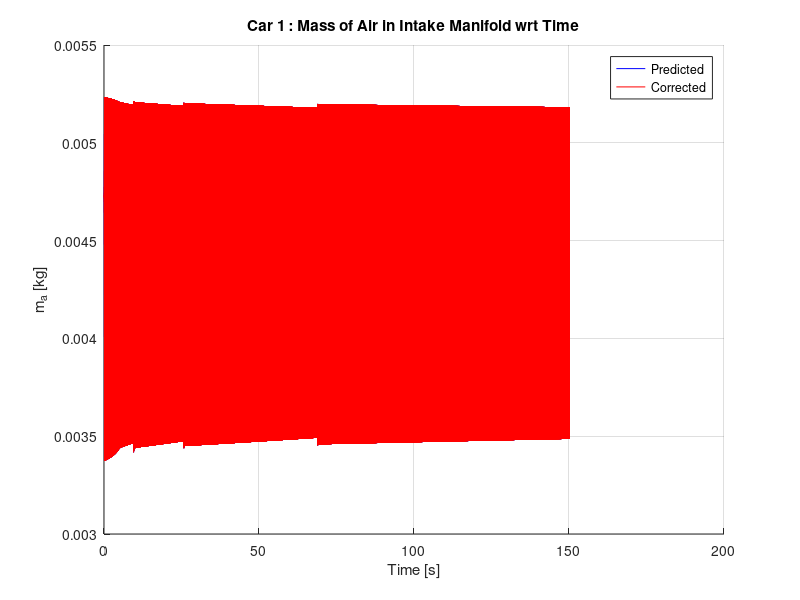
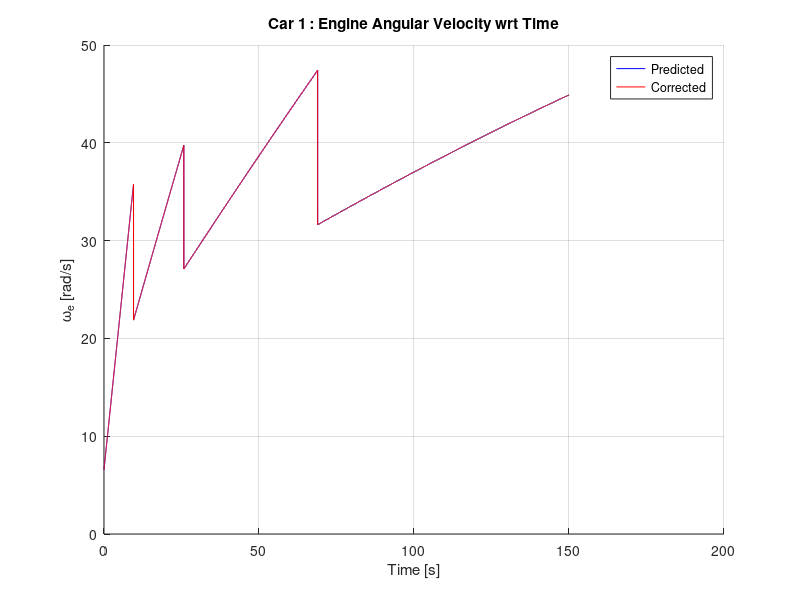

MATLAB code for these plots, in order:
% Ashil Farahmand
% Recursive Iterated EKF using Modified UCB Engine Model

% Goals
% - calculate time to cross
% - down-weight following cars
% - ensure car is centered in new lane after turn
% ------------------------------------------------------------------------
% Issues with current implementation
% - Assume instantaneous pressure on controls
% - Only works with one type of car(internal characteristics of cars are identical) this constraint can easily be relaxed

tic; clc; clear; format long;

output_period = 1*10^3;            % Interval to sample integrated functions
KF_iterations = 5*10^4;                % Number of iterations for KF
integration_iterations = 1;              % Number of integrations per each KF_iteration
T = 3*10^-3;  num_of_cars = 1;

auto_transmission = logical(1);                      % 0 = (diagnostic)Manual, 1= Automatic
noise = logical(0);                                             % 0 = (diagnostic)None, 1 = White, 2 = Colored
rough = logical(0);                                            % 0 = random noise, x = noise multiplied by value of rough alternates :/- each iteration
run_optimization = logical([0; 0]);                 % 0 = (diagnostic) Do not change inputs, 1 = change inputs according to cost function
max_corrections = 1*10^4;                             % Prevents infinite loop in correction
e_correction = 10^-6;                                       % Allowable Correction Error

mode_output = [0, 0, 0, 0, 0,    0, 0, 0, 1, 1,    0, 0];
%mode_output = ones(11);

% Output Modes
% -----------------------------------------------------
% Index   |   Property
% 1              throttle angle
% 2                brake angle
% 3           steering direction
% 4            position (x2 vs. x1)
% 5            position (x vs. t)
% 6                  v_mph
% 7                  v_m/s
% 8          distance b/w cars
% 9                     ma
% 10                   we
% 11                   Tb
% 12                  gear

w = zeros(5*num_of_cars, 1); e = zeros(5*num_of_cars, 1); z = zeros(5*num_of_cars, 1); Fx = zeros(5*num_of_cars, 5*num_of_cars);

nominal_controls = zeros(3*num_of_cars);                                     % Control Vector during one KF iteration
predictions = zeros(5*num_of_cars, integration_iterations + 1);   % Holds the predictions during integration
corrections = zeros(5*num_of_cars, 2);                                             % Holds the corrected states when iterating the correction step (holds previous and next corrections)

predicted_states = zeros(5*num_of_cars, KF_iterations); corrected_states = zeros(5*num_of_cars, KF_iterations); gear_ratios = zeros(num_of_cars, KF_iterations);
predicted_opt_states = zeros(4*num_of_cars, KF_iterations);

% Topology Parameters
speed_limits = [22; 50; 10];            % Speed limits (left turn, straight, right turn)
lane_width = 3.5; line_separation = .1;

% Used by cost function
iteration_to_start_optimization = 10;                                % KF_iteration to start optimization
safe_distance = [2; 2];                                                            % Safe distance to maintain around each respective vehicle
safety_margin = 0;                                                                 % Additional distance to maintain between vehicles
direction = [0; 0];                                                                   % 1 - Left turn, 2 - Straight, 3 - Right turn
order = zeros(num_of_cars, 1);                                           % Order of cars going through the intersection
steady_speed_t_angles = [6.91049; 11.77215; 3.52779];    % Throttle angles to maintain a steady speed at the speed limit
acc_profile = [0.4620; 0.2734; 0.1770; 0.09442; .08650];     % Acceleration values for different velocity ranges
braking_distances = [0; 0];                                                    % Distance from intersection to begin braking in preparation for turn
target_speed = speed_limits(2);                                           % Used in optimization to signal a necessary acceleration or brake
brake_decel_rates = [-2.037; -4];                                           % Steady state deceleration at corresponding brake angle
brake_decel_angles = [19; 38];                                              % Brake angles to achieve corresponding brake decel rates
steering_angle_increment = [ (90*T*4*speed_limits(1)*1609.344)/(3*pi*lane_width*3600); (90*T*4*speed_limits(3)*1609.344)/(pi*lane_width*3600) ];

% Assign Initial Conditions
K = I(5*num_of_cars); G = I(5*num_of_cars); Q = I(5*num_of_cars);
q = [.01; .01; 10^-10; .01; 100]; % Covariances of process and observation noise
for i = 1:num_of_cars    Q(5*i - 4, 5*i - 4) =  q(1);    Q(5*i - 3, 5*i - 3) = q(2);    Q(5*i - 2, 5*i - 2) = q(3);    Q(5*i - 1, 5*i - 1) = q(4);    Q(5*i - 0, 5*i - 0) = q(5); end
sigma = Q; Rk = Q;

delta_t = T/integration_iterations;                           % One KF_interval time is integration_iterations*delta_t = T
k = zeros(4, 5*num_of_cars);                                    % RK4 variables; one col/SV
RK_states = zeros(5*num_of_cars, 1);                     % state vector
u = zeros(3*num_of_cars, KF_iterations);               % control vector
Jtg_current = zeros(num_of_cars, 1);
MAX = 0.684; R = 8.3145; Tm = 333; Mair = .02897; Vm = .00447; Patm = 101325; c_PR = (R*Tm)/(Patm*Mair*Vm);
Ve = .0049; c_1 = Ve/(4*pi*Vm);
normal_shift_speeds = [0; 7; 15; 25; 45];      % Speed to shift
fast_shift_speeds = [11; 20; 35; 55];              % Speeds to shift under max acceleration
Rg = [0.4167; 0.6817; 1; 1.4993; 2.3058];
c_2 = 1018686; Ca = 0.53384; h = 0.33; Fr = 167.27; Je = 0.2630; Jtg = [0.08202; 0.07592; 0.11388; 0.13150]; Jw = 5.13; M = 2148; Kb = 300; Tau_bv = 0.1;

% Pre-Processing

% Assign braking distances
x = ( (speed_limits(2) - speed_limits(1:2:3))*(1609.344/3600))/(-brake_decel_rates(2));
braking_distances = -.5*brake_decel_rates(2)*x.^2 + speed_limits(1:2:3)*(1609.344/3600).*x + lane_width;

% Car 1
car = 1;
direction(car) = 1;
gear_ratios(car, 1) = Rg(1);
predictions(5*car - 4, 1) = -1000;
predictions(5*car - 3, 1) = -lane_width/2;
predictions(5*car - 2, 1) = 0.00472741455026;
predictions(5*car - 1, 1) = 6.56588430051625;
u(3*car - 2, 1:KF_iterations) = 85;
%u(3*car - 2, 1:iteration_to_start_optimization) = 11.77215;
u(3*car - 0, 1:KF_iterations) = 0;

% Car 2
car = 2;
if(num_of_cars > 1)
direction(car) = 1;
gear_ratios(car, 1) = Rg(5);
predictions(5*car - 4, 1) = -lane_width/2;
predictions(5*car - 3, 1) = 200;
predictions(5*car - 2, 1) = .0034558;
predictions(5*car - 1, 1) = 45 * (1609.344/3600) * (1/(h*gear_ratios(car, 1)) );
u(3*car - 2, 1:iteration_to_start_optimization) = 11.77215;
u(3*car - 0, 1:KF_iterations) = 270;
end

predicted_states(:, 1) = predictions(:, 1); corrected_states(:, 1) = predictions(:, 1);

% Begin to iterate (index 1 holds the ICs)
for KF_interval = 1:KF_iterations    
    
    % Run Optimization
    if((sum(run_optimization) > 0) & (KF_interval > iteration_to_start_optimization))       % At least one car needs to be optimized then true
        ETA = zeros(num_of_cars, 1);
        
        % Find ETA of each car based on current states (Cost Function)
        for i = 1:num_of_cars
            d = max( abs(corrected_states(5*i - 4, KF_interval)), abs(corrected_states(5*i - 3, KF_interval)) ) - lane_width - safe_distance(i);
            
            % Too close for changing plans (ETA < 0 then no change of control vars)
            if(d < braking_distances(ceil(direction(i)*.6)))                ETA(i) = -i;                run_optimization(i) = 0;
            elseif(direction(i) == 1)
                k(1) = ( max( abs(corrected_states(5*i - 4, KF_interval)), abs(corrected_states(5*i - 3, KF_interval)) ) - safe_distance(i) - braking_distances(1))/(corrected_states(5*i - 1, KF_interval)*h*gear_ratios(i, KF_interval));
                k(2) = (braking_distances(1) - lane_width)/((speed_limits(2)/2 - speed_limits(1)/2)*1609.344/3600);
                k(3) = (3*lane_width*pi/4)/(speed_limits(1)*1609.344/3600);
                ETA(i) = k(1) + k(2) + k(3);
            elseif(direction(i) == 3)
                k(1) = ( max( abs(corrected_states(5*i - 4, KF_interval)), abs(corrected_states(5*i - 3, KF_interval)) ) - safe_distance(i) - braking_distances(2))/(corrected_states(5*i - 1, KF_interval)*h*gear_ratios(i, KF_interval));
                k(2) = (braking_distances(2) - lane_width)/((speed_limits(2)/2 - speed_limits(3)/2)*1609.344/3600);
                k(3) = (lane_width*pi/4)/(speed_limits(3)*1609.344/3600);
                ETA(i) = k(1) + k(2) + k(3);
            else
                d = max( abs(corrected_states(5*i - 4, KF_interval)), abs(corrected_states(5*i - 3, KF_interval)) ) - lane_width - safe_distance(i) + 2*lane_width;
                ETA(i) = d/(corrected_states(5*i - 1, KF_interval)*gear_ratios(i, KF_interval)*h);               % Holds ETA of each car
            end
        end
        
        % Sort the ETAs in ascending optimization order (duplicateETAs yield error)
        order = sort(ETA);
        for i = 1:num_of_cars            order(i) = find(order(i) == ETA);        end
                
        % Perform Optimization (assume only 1 car first)
        x = [0; 0];        v = 0;        a = 0;        k = zeros(1, 2);
        
        for i = 1:num_of_cars
            delay = 0;                                  % Time delay to avoid collision
            collision_points = 0;               % Indices where a collision will occur with current trajectory plan
            while(run_optimization(order(i)) == 1)
                x = [corrected_states(5*order(i) - 4, KF_interval); corrected_states(5*order(i) - 3, KF_interval)];
                v = corrected_states(5*order(i) - 1, KF_interval)*h*gear_ratios(order(i), KF_interval);
                v_mph = v*3600/1609.344;                target_speed = speed_limits(2)*1609.344/3600;                a = -brake_decel_rates(1)/100;                k(2) = 1;
                source = find(max(abs(x)) == abs(x));                sink = find(min(abs(x)) == abs(x));
                u(3*order(i) - 2, KF_interval:KF_iterations) = 0;                u(3*order(i) - 1, KF_interval:KF_iterations) = 0;                u(3*order(i) - 0, KF_interval:KF_iterations) = u(3*order(i) - 0, 1);
                
                if( (direction(order(i)) == 1) || (direction(order(i)) == 3) )
                    for j = KF_interval:KF_iterations
                        if((sum(size(collision_points)) - 2) > 0) % If original trajectory is invalid, delay some then proceed normally
                            a = a*exp(-T/Tau_bv) + brake_decel_rates(1)/100;                            u(3*order(i) - 1, j) = brake_decel_angles(1);                            k(1) = a;
                            
                            if(v_mph < (speed_limits(2) - delay) )                                collision_points = 1;                            end
                        elseif( abs(x(source)) > braking_distances(ceil(direction(order(i))*.6)) )   % Have not met decel area yet
                            u(3*order(i) - 2, j) = 85;
                            
                            if(collision_points == 1)                                k(1) = k(1)*exp(-T/Tau_bv);
                            else                                k(1) = 0;                            end
                            
                            if(v > target_speed)                                                         a = 0;                                u(3*order(i) - 2, j) = steady_speed_t_angles(2);
                            elseif(v_mph > 47)                                                          a = k(1) + acc_profile(5);
                            elseif(v_mph > fast_shift_speeds(3))                            a = k(1) + acc_profile(4);
                            elseif(v_mph > fast_shift_speeds(2))                            a = k(1) + acc_profile(3);
                            elseif(v_mph > fast_shift_speeds(1))                            a = k(1) + acc_profile(2);
                            else                                                                                     a = k(1) + acc_profile(1);                            end
                        elseif( (abs(x(source)) > lane_width) && (v < target_speed - 0.391) )      % In decel area and below target speed
                            u(3*order(i) - 2, j) = 85;                            target_speed = brake_decel_rates(2)*T + target_speed;                            k(1) = k(1)*exp(-T/Tau_bv);
                            
                            if(v_mph > 47)                                                                a = k(1) + acc_profile(5);
                            elseif(v_mph > fast_shift_speeds(3))                            a = k(1) + acc_profile(4);
                            elseif(v_mph > fast_shift_speeds(2))                            a = k(1) + acc_profile(3);
                            elseif(v_mph > fast_shift_speeds(1))                            a = k(1) + acc_profile(2);
                            else                                                                                     a = k(1) + acc_profile(1);                            end                            
                        elseif( (abs(x(source)) > lane_width) && (v >= target_speed - 0.391) )      % In decel area and at target speed
                            if(k(1) > 0)                                a = -brake_decel_rates(2)/100 + k(1)/100;                                k(1) = -1;                                '*',                            end
                            
                            a = a*exp(-T/Tau_bv) + brake_decel_rates(2)/100;                            u(3*order(i) - 1, j) = brake_decel_angles(2);
                            target_speed = a*T + target_speed;                            collision_points = 1;
                        elseif( (abs(x(source)) <= lane_width) && (abs(x(sink)) <= lane_width) )   % Begin turning manuever(inside Isection)
                            if(collision_points == 1)
                                steering_angle_increment = [ (90*T*4*(v_mph - 0.5)*1609.344)/(3*pi*lane_width*3600); (90*T*4*(v_mph - 0.5)*1609.344)/(pi*lane_width*3600) ];
                                collision_points = 0;
                            end
                            
                            a = a*exp(-T/Tau_bv);                            target_speed = speed_limits(2)*1609.344/3600;                            
                            u(3*order(i) - 2, j) = steady_speed_t_angles(direction(order(i)));
                            u(3*order(i), j) = u(3*order(i), j - 1) - (direction(order(i)) - 2)*steering_angle_increment( ceil(direction(order(i))*.6) );
                        elseif(abs(x(sink)) > lane_width)                                                                        % Out of intersection moving away
                            u(3*order(i) - 2, j) = 85;                            u(3*order(i) - 0, j) = u(3*order(i), 1) - (direction(order(i)) - 2)*90;
                            
                            if(v > target_speed)                                                         a = 0;                                u(3*order(i) - 2, j) = steady_speed_t_angles(2);
                            elseif(v_mph > 47)                                                          a = acc_profile(5);
                            elseif(v_mph > fast_shift_speeds(3))                            a = acc_profile(4);
                            elseif(v_mph > fast_shift_speeds(2))                            a = acc_profile(3);
                            elseif(v_mph > fast_shift_speeds(1))                            a = acc_profile(2);
                            else                                                                                     a = acc_profile(1);                            end
                        end
                        
                        x(1) = (.5*a*T^2 + v*T)*cos(u(3*order(i), j)*pi/180) + x(1);
                        x(2) = (.5*a*T^2 + v*T)*sin(u(3*order(i), j)*pi/180) + x(2);
                        v = a*T + v;                        v_mph = v*3600/1609.344;
                        predicted_opt_states((4*order(i) - 3:4*order(i)), j) = [x(1); x(2); v_mph; a];
                    end
                else      % If not turning, then go straight
                    for j = KF_interval:KF_iterations                        
                        if((sum(size(collision_points)) - 2) > 0)     % If original trajectory is invalid, delay some then proceed normally
                            a = a*exp(-T/Tau_bv) + brake_decel_rates(1)/100;                            u(3*order(i) - 1, j) = brake_decel_angles(1);                            k(1) = a;
                            
                            if(v_mph < (speed_limits(2) - delay))                                collision_points = 1;                            end
                        else
                            u(3*order(i) - 2, j) = 85;
                            
                            if(collision_points == 1)                                k(1) = k(1)*exp(-T/Tau_bv);
                            else                                k(1) = 0;                            end
                            
                            if(v > target_speed)                                                         a = 0;                                u(3*order(i) - 2, j) = steady_speed_t_angles(2);
                            elseif(v_mph > 47)                                                          a = k(1) + acc_profile(5);
                            elseif(v_mph > fast_shift_speeds(3))                            a = k(1) + acc_profile(4);
                            elseif(v_mph > fast_shift_speeds(2))                            a = k(1) + acc_profile(3);
                            elseif(v_mph > fast_shift_speeds(1))                            a = k(1) + acc_profile(2);
                            else                                                                                     a = k(1) + acc_profile(1);                            end
                        end
                        
                        x(1) = (.5*a*T^2 + v*T)*cos(u(3*order(i), j)*pi/180) + x(1);
                        x(2) = (.5*a*T^2 + v*T)*sin(u(3*order(i), j)*pi/180) + x(2);
                        v = a*T + v;                        v_mph = v*3600/1609.344;
                        predicted_opt_states((4*order(i) - 3:4*order(i)), j) = [x(1); x(2); v_mph; a];
                    end
                end
                
                % Compare trajectory plan to plans of all preceding cars
                if(i > 1)
                    for car = 1:(i - 1)
                        x = sqrt( (predicted_opt_states(4*order(i) - 3, 1:KF_iterations) - predicted_opt_states(4*order(car) - 3, 1:KF_iterations)).^2 + (predicted_opt_states(4*order(i) - 2, 1:KF_iterations) - predicted_opt_states(4*order(car) - 2, 1:KF_iterations)).^2 );
                        collision_points = find(x < (safe_distance(order(i)) + safe_distance(order(car)) + safety_margin));                        
                        
                        if((sum(size(collision_points)) - 2) > 0)                            delay = delay + 0.5;
                        else                        run_optimization(order(i)) = 0;                        end
                    end                    
                else                    run_optimization(order(i)) = 0;                end
                
            end
        end
        toc
    elseif(KF_interval <= iteration_to_start_optimization)
        for i = 1:num_of_cars
            predicted_opt_states(4*i - 3, KF_interval) = corrected_states(5*i - 4, KF_interval);
            predicted_opt_states(4*i - 2, KF_interval) = corrected_states(5*i - 3, KF_interval);
            predicted_opt_states(4*i - 1, KF_interval) = corrected_states(5*i - 1, KF_interval)*h*gear_ratios(i, KF_interval)*3600/1609.344;
            predicted_opt_states(4*i - 0, KF_interval) = 0;
        end
    end
    
    % Assign nominal controls
    predictions(:, 1) = corrected_states(:, KF_interval);
    nominal_controls = u(:, KF_interval);
    
    if(auto_transmission == 1)
        % Transmission
        for car = 1:num_of_cars
            v =  gear_ratios(car, KF_interval)*h*predictions(5*car - 1, 1);
            v_mph = v*(3600/1609.344);                        % Convert m/s -> mph
    
            if( (nominal_controls(3*car - 2) == 85) && (v_mph > normal_shift_speeds(2)) )
                % Down shift for better acceleration                
                if(v_mph > fast_shift_speeds(4))                              gear_ratios(car, KF_interval + 1) = Rg(5);                        Jtg_current(car) = Jtg(4);
                elseif(v_mph > fast_shift_speeds(3))                        gear_ratios(car, KF_interval + 1) = Rg(4);                        Jtg_current(car) = Jtg(4);
                elseif(v_mph > fast_shift_speeds(2))                        gear_ratios(car, KF_interval + 1) = Rg(3);                        Jtg_current(car) = Jtg(3);
                elseif(v_mph > fast_shift_speeds(1))                        gear_ratios(car, KF_interval + 1) = Rg(2);                        Jtg_current(car) = Jtg(2);
                else                                                                                 gear_ratios(car, KF_interval + 1) = Rg(1);                        Jtg_current(car) = Jtg(1);
                end
            elseif(v_mph > normal_shift_speeds(5))                    gear_ratios(car, KF_interval + 1) = Rg(5);                    Jtg_current(car) = Jtg(4);
            elseif(v_mph > normal_shift_speeds(4))                    gear_ratios(car, KF_interval + 1) = Rg(4);                    Jtg_current(car) = Jtg(4);
            elseif(v_mph > normal_shift_speeds(3))                    gear_ratios(car, KF_interval + 1) = Rg(3);                    Jtg_current(car) = Jtg(3);
            elseif(v_mph > normal_shift_speeds(2))                    gear_ratios(car, KF_interval + 1) = Rg(2);                    Jtg_current(car) = Jtg(2);
            else                                                                                   gear_ratios(car, KF_interval + 1) = Rg(1);                    Jtg_current(car) = Jtg(1);
            end
               
            predictions(5*car - 1, 1) = v/(gear_ratios(car, KF_interval + 1)*h);                % Adjusts the engine velocity if gear shift occurs
        end
    end

    % Prediction
    for integration_interval = 1:integration_iterations        
        RK_states = predictions(:, integration_interval);
        
        for j = 1:1
            k(1:5:5*num_of_cars, j) = gear_ratios(:, KF_interval)*h.*RK_states(4:5:5*num_of_cars).*cos(nominal_controls(3:3:3*num_of_cars)*pi/180);
            k(2:5:5*num_of_cars, j) = gear_ratios(:, KF_interval)*h.*RK_states(4:5:5*num_of_cars).*sin(nominal_controls(3:3:3*num_of_cars)*pi/180);
            
            d_ma_i = MAX*( (nominal_controls(1:3:3*num_of_cars)/85).^2 ).*( (-4.9958)*(c_PR*RK_states(3:5:5*num_of_cars)).^5 + (5.8832)*(c_PR*RK_states(3:5:5*num_of_cars)).^4 + (-1.1218)*(c_PR*RK_states(3:5:5*num_of_cars)).^3 + (-.6579)*(c_PR*RK_states(3:5:5*num_of_cars)).^2 + (-.1278)*(c_PR*RK_states(3:5:5*num_of_cars)) + 1.0104 );
            d_ma_o = c_1*(24.5*RK_states(4:5:5*num_of_cars).*RK_states(3:5:5*num_of_cars).^2 - 0.167*RK_states(4:5:5*num_of_cars).*RK_states(3:5:5*num_of_cars) + (8.10*10^(-4))*RK_states(4:5:5*num_of_cars) - (3.10*10^(-4))*RK_states(3:5:5*num_of_cars).^2 + 222*RK_states(3:5:5*num_of_cars) + 0.352).*RK_states(3:5:5*num_of_cars).*RK_states(4:5:5*num_of_cars);
    
            k(3:5:5*num_of_cars, j) = d_ma_i - d_ma_o;            
            k(4:5:5*num_of_cars, j) = ( ((c_2*d_ma_o)./RK_states(4:5:5*num_of_cars)) - (0.1056*RK_states(4:5:5*num_of_cars) + 15.10) - ((4.3*10^-6)*RK_states(4:5:5*num_of_cars).^2) - (gear_ratios(:, KF_interval).*(RK_states(5:5:(5*num_of_cars)) + Ca*(gear_ratios(:, KF_interval).^2).*(h^3).*(RK_states(4:5:(5*num_of_cars)).^2) + h*Fr)))./(Je + Jtg_current + (gear_ratios(:, KF_interval).^2)*(Jw + 4*M*h^2));
            k(5:5:5*num_of_cars, j) = (Kb*nominal_controls(2:3:3*num_of_cars) - RK_states(5:5:5*num_of_cars))/Tau_bv;
            
            if(j < 3)                RK_states = predictions(:, integration_interval) + (delta_t/2)*k(:, j);
            else                       RK_states = predictions(:, integration_interval) + (delta_t)*k(:, j);            end
        end
        
        predictions(:, integration_interval + 1) = predictions(:, integration_interval) + delta_t*k(:, 1);  % State Transition
    end
    
    for i = 1:num_of_cars
        % we constraints (if braking limit we = 0 else w = idle speed)
        if( (predictions(5*i - 1, integration_iterations + 1) < 6.5) && (u(3*i - 1, KF_interval) > 0) )                predictions(5*i - 1, integration_iterations + 1) = 10^-5;
        elseif(predictions(5*i - 1, integration_iterations + 1) < 6.5)                predictions(5*i - 1, integration_iterations + 1) = 6.5;        end
    end
    
    predicted_states(:, KF_interval + 1) = predictions(:, integration_iterations + 1);
    
    if(noise ~= 0)        % If noise == 0, skip correction step
        % Assign new values to noise dependent variables
        for i = 1:num_of_cars
            if(noise == 2)
                G(5*car - 4, 5*car  - 1) = gear_ratios(car, KF_interval)*h*cos(nominal_controls(3*car - 0)*pi/180);
                G(5*car - 3, 5*car  - 1) = gear_ratios(car, KF_interval)*h*sin(nominal_controls(3*car - 0)*pi/180);
                G(5*car - 1, 5*car  - 2) = ( (.352)*c_2*c_1 )/(  Je + Jtg_current(car) + (gear_ratios(car, KF_interval).^2)*(Jw + 4*M*h^2) );
                G(5*car - 1, 5*car  - 0) = -gear_ratios(car, KF_interval)/(  Je + Jtg_current(car) + (gear_ratios(car, KF_interval).^2)*(Jw + 4*M*h^2) );
            end
            
            w(5*i - 4) = randn*sqrt(q(1)); w(5*i - 3) = randn*sqrt(q(2)); w(5*i - 2) = randn*sqrt(q(3)); w(5*i - 1) = randn*sqrt(q(4)); w(5*i - 0) = randn*sqrt(q(5));        
            e(5*i - 4) = randn*sqrt(q(1)); e(5*i - 3) = randn*sqrt(q(2)); e(5*i - 2) = randn*sqrt(q(3)); e(5*i - 1) = randn*sqrt(q(4)); e(5*i - 0) = randn*sqrt(q(5));
        end
    
        % Creates alternating noise +\- if enabled
        if(rough ~= 0)
            if (KF_interval == 2*floor(KF_interval/2))                w = -rough*abs(w);
            else                w = rough*abs(w);            end
        end
    
        % Get new observations
        x = predicted_states(:, KF_interval + 1) + G*w;        z = x + e;
    
        % Iterated Corrections
        corrections(:, 1) = 0;        corrections(:, 2) = predicted_states(:, KF_interval + 1);

        i = 0;
        while( (max( abs(corrections(:, 2) - corrections(:, 1)) ) > e_correction) && (i < max_corrections) )
            i = i + 1;            corrections(:, 1) = corrections(:, 2);
        
            % Compute Jacobian (non-zero along block diagonal)
            for car = 1:num_of_cars
                Fx(5*car - 4, 5*car - 4) = 0;                Fx(5*car - 4, 5*car - 3) = 0;                Fx(5*car - 4, 5*car - 2) = 0;
                Fx(5*car - 4, 5*car - 1) = gear_ratios(car, KF_interval)*h*cos(nominal_controls(3*car - 0)*pi/180);
                Fx(5*car - 4, 5*car - 0) = 0;
        
                Fx(5*car - 3, 5*car - 4) = 0;                Fx(5*car - 3, 5*car - 3) = 0;                Fx(5*car - 3, 5*car - 2) = 0;
                Fx(5*car - 3, 5*car - 1) = gear_ratios(car, KF_interval)*h*sin(nominal_controls(3*car - 0)*pi/180);
                Fx(5*car - 3, 5*car - 0) = 0;
        
                Fx(5*car - 2, 5*car - 4) = 0;                Fx(5*car - 2, 5*car - 3) = 0;
                Fx(5*car - 2, 5*car - 2) = MAX*((nominal_controls(3*car - 2)/85)^2)*(5*(-4.9958)*c_PR^5*corrections(5*car - 2, 1)^4 + 4*(5.8832)*c_PR^4*corrections(5*car - 2, 1)^3 + 3*(-1.1218)*c_PR^3*corrections(5*car - 2, 1)^2 + 2*(-.6579)*c_PR^2*corrections(5*car - 2, 1) + (-.1278)*c_PR) - (c_1*(3*24.5*corrections(5*car - 1, 1)^2*corrections(5*car - 2, 1)^2 - 2*0.167*corrections(5*car - 1, 1)^2*corrections(5*car - 2, 1) + 8.10*10^-4*corrections(5*car - 1, 1)^2 - 3*3.10*10^-4*corrections(5*car - 1, 1)*corrections(5*car - 2, 1)^2 + 2*222*corrections(5*car - 1, 1)*corrections(5*car - 2, 1) + 0.352*corrections(5*car - 1, 1)) );
                Fx(5*car - 2, 5*car - 1) = -c_1*(2*24.5*corrections(5*car - 1, 1)*corrections(5*car - 2, 1)^3 - 2*0.167*corrections(5*car - 1, 1)*corrections(5*car - 2, 1)^2 + 2*8.10*10-4*corrections(5*car - 1, 1)*corrections(5*car - 2, 1) - 3.10*10^-4*corrections(5*car - 2, 1)^3 + 222*corrections(5*car - 2, 1)^2 + 0.352*corrections(5*car - 2, 1));
                Fx(5*car - 2, 5*car - 0) = 0;
        
                Je_star = Je + Jtg_current(car) + (gear_ratios(car, KF_interval)^2)*(Jw + 4*M*h^2);
        
                Fx(5*car - 1, 5*car - 4) = 0;                Fx(5*car - 1, 5*car - 3) = 0;
                Fx(5*car - 1, 5*car - 2) = (c_1*c_2/Je_star)*( 3*24.5*corrections(5*car - 1, 1)*corrections(5*car - 2, 1)^2 - 2*0.167*corrections(5*car - 1, 1)*corrections(5*car - 2, 1) + 8.10*10^-4*corrections(5*car - 1, 1) - 3*3.10*10^-4*corrections(5*car - 2, 1)^2 + 2*222*corrections(5*car - 2, 1) + 0.352 );
                Fx(5*car - 1, 5*car - 1) = (1/Je_star)*( (c_1*c_2*(24.5*corrections(5*car - 2, 1)^3 - 0.167*corrections(5*car - 2, 1)^2 + 8.10*10^-4*corrections(5*car - 2, 1) ) - 0.1056 - 2*(4.3*10^-6)*corrections(5*car - 1, 1) - 2*Ca*gear_ratios(car, KF_interval)^3*h^3*corrections(5*car - 1, 1)) );
                Fx(5*car - 1, 5*car - 0) = -gear_ratios(car, KF_interval)/Je_star;
       
                Fx(5*car - 0, 5*car - 4) = 0;                Fx(5*car - 0, 5*car - 3) = 0;                Fx(5*car - 0, 5*car - 2) = 0;                Fx(5*car - 0, 5*car - 1) = 0;
                Fx(5*car - 0, 5*car - 0) = -1/Tau_bv;
            end
            
            phi = I(5*num_of_cars) + Fx*T;            Q = G*Q*G'*T;            sigma = phi*sigma*phi' + Q;
            K = sigma*Fx'*inv(Fx*sigma*Fx' + Rk);            sigma = (I(5*num_of_cars) - K*Fx)*sigma;
    
            corrections(:, 2) = corrections(:, 1) + K*(z - predicted_states(:, KF_interval + 1));
        end
        if( i > 1 )            [KF_interval            i],        end
        
        % Force physical and model constraints
        for i = 1:num_of_cars
            if(corrections(5*i, 2) < 0)                corrections(5*i, 2) = 0;            end            % Force Tb > 0
        
            % we constraints (if braking limit we = 0 else w = idle speed)
            if( (corrections(5*i - 1, 2) < 6.5) && (u(3*i - 1, KF_interval) > 0) )                corrections(5*i - 1, 2) = 10^-5;
            elseif(corrections(5*i - 1, 2) < 6.5)                corrections(5*i - 1, 2) = 6.5;            end
        end
    
        corrected_states(:, KF_interval + 1) = corrections(:, 2);
    else
        corrected_states(:, KF_interval + 1) = predicted_states(:, KF_interval + 1);
    end    
    
end

% Post Processing
i = 0;

if(mode_output(1) == 1)
    i = i + 1;    figure(i);
    
    % Plot Throttle
    for j = 1:num_of_cars
        subplot(num_of_cars, 1, j);        hold on;        grid;
        plot((1:KF_iterations)*T, u(3*j - 2, 1:KF_iterations), 'blue');
        title(['Car ', int2str(j), ' : Throttle Angle wrt Time']);    xlabel('Time [s]');    ylabel('\alpha [deg]');
    end
end

if(mode_output(2) == 1)
    i = i + 1;    figure(i);
    
    % Plot Brake Angle
    for j = 1:num_of_cars
        subplot(num_of_cars, 1, j);        hold on;        grid;
        plot((1:KF_iterations)*T, u(3*j - 1, 1:KF_iterations), 'blue');
        title(['Car ', int2str(j), ' : Brake Angle wrt Time']);    xlabel('Time [s]');    ylabel('\beta [deg]');
    end
end

if(mode_output(3) == 1)
    i = i + 1;    figure(i);
    
    % Plot Steering Angle
    for j = 1:num_of_cars
        subplot(num_of_cars, 1, j);        hold on;        grid;
        plot((1:KF_iterations)*T, u(3*j - 0, 1:KF_iterations), 'blue');
        title(['Car ', int2str(j), ' : Steering Angle wrt Time']);    xlabel('Time [s]');    ylabel('\theta [deg]');
    end
end

if(mode_output(4) == 1)
    i = i + 1;    figure(i);
    
    % Plot Positions (x2 vs. x1)
    for j = 1:num_of_cars
        subplot(num_of_cars, 1, j);        hold on;
        
        for k = 1:num_of_cars
            % North
            plot([ -lane_width, -lane_width ],              [ 1000, (0 + lane_width) ], 'black');            plot([ -line_separation, -line_separation ], [ 1000, (0 + lane_width) ], 'yellow');
            plot([ 0, 0 ],                                                   [ 1000, (0 + lane_width) ], 'black');            plot([ line_separation, line_separation ],    [ 1000, (0 + lane_width) ], 'yellow');
            plot([ lane_width, lane_width ],                 [ 1000, (0 + lane_width) ], 'black');
            
            % South
            plot([ -lane_width, -lane_width ],              [ -1000, (0 - lane_width) ], 'black');            plot([ -line_separation, -line_separation ], [ -1000, (0 - lane_width) ], 'yellow');
            plot([ 0, 0 ],                                                   [ -1000, (0 - lane_width) ], 'black');            plot([ line_separation, line_separation ],    [ -1000, (0 - lane_width) ], 'yellow');
            plot([ lane_width, lane_width ],                 [ -1000, (0 - lane_width) ], 'black');
            
            % West
            plot([ -1000, (0 - lane_width) ], [ lane_width, lane_width ], 'black');            plot([ -1000, (0 - lane_width) ], [ line_separation, line_separation ], 'yellow');
            plot([ -1000, (0 - lane_width) ], [ 0, 0 ], 'black');            plot([ -1000, (0 - lane_width) ], [ -line_separation, -line_separation ], 'yellow');
            plot([ -1000, (0 - lane_width) ], [ -lane_width, -lane_width ], 'black');
            
            % East
            plot([ (0 + lane_width), 1000 ], [ lane_width, lane_width ], 'black');            plot([ (0 + lane_width), 1000 ], [ line_separation, line_separation ], 'yellow');
            plot([ (0 + lane_width), 1000 ], [ 0 0 ], 'black');            plot([ (0 + lane_width), 1000 ], [ -line_separation, -line_separation ], 'yellow');
            plot([ (0 + lane_width), 1000 ], [ -lane_width, -lane_width ], 'black');
        end
        
        plot(corrected_states(5*j - 4, 1), corrected_states(5*j - 3, 1), 'red O');
        p = plot(predicted_states(5*j - 4, 1:KF_iterations), predicted_states(5*j - 3, 1:KF_iterations), 'blue');
        c = plot(corrected_states(5*j - 4, 1:KF_iterations), corrected_states(5*j - 3, 1:KF_iterations), 'red');
        o = plot(predicted_opt_states(4*j - 3, 1:KF_iterations), predicted_opt_states(4*j - 2, 1:KF_iterations), 'green');
        title(['Car ', int2str(j), ' : Position']);    xlabel('x_1 [m]');    ylabel('x_2 [m]');
        legend([p c o], 'Predicted', 'Corrected', 'Optimization', 'Location', 'Best');
    end
end

if(mode_output(5) == 1)
    i = i + 1;    figure(i);    count = 0;
    
    % Plot Position [x vs. t]
    for j = 1:num_of_cars
        for k = 1:2
            count = count + 1;
            subplot(num_of_cars, 2, count);        grid;        hold on;
            p = plot((1:KF_iterations)*T, predicted_states(5*j - 5 + k, 1:KF_iterations), 'blue');
            c = plot((1:KF_iterations)*T, corrected_states(5*j - 5 + k, 1:KF_iterations), 'red');
            o = plot((1:KF_iterations)*T, predicted_opt_states(4*j - 4 + k, 1:KF_iterations), 'green');
            title(['Car ', int2str(j), ' : x', int2str(k), ' wrt Time']);    xlabel('Time [s]');    ylabel(['x', int2str(k)]);
            %legend([p c o], 'Predicted', 'Corrected', 'Optimization', 'Location', 'Best');
        end
    end
end

if(mode_output(6) == 1)
    i = i + 1;    figure(i);
    
    % Plot Velocity [MPH]
    for j = 1:num_of_cars
        subplot(num_of_cars, 1, j);        grid;        hold on;
        p = plot((1:KF_iterations)*T, predicted_states(5*j - 1, 1:KF_iterations)*h.*gear_ratios(j, 1:KF_iterations)*(3600/1609.344), 'blue');
        c = plot((1:KF_iterations)*T, corrected_states(5*j - 1, 1:KF_iterations)*h.*gear_ratios(j, 1:KF_iterations)*(3600/1609.344), 'red');
        o = plot((1:KF_iterations)*T, predicted_opt_states(4*j - 1, 1:KF_iterations), 'green');
        title(['Car ', int2str(j), ' : Velocity wrt Time']);    xlabel('Time [s]');    ylabel('V [MPH]');
        legend([p c o], 'Predicted', 'Corrected', 'Optimization', 'Location', 'Best');
    end
end

if(mode_output(7) == 1)
    i = i + 1;    figure(i);
    
    % Plot Velocity [m/s]
    for j = 1:num_of_cars
        subplot(num_of_cars, 1, j);    grid;    hold on;
        p = plot((1:KF_iterations)*T, predicted_states(5*j - 1, 1:KF_iterations).*gear_ratios(j, 1:KF_iterations)*h, 'blue');
        c = plot((1:KF_iterations)*T, corrected_states(5*j - 1, 1:KF_iterations).*gear_ratios(j, 1:KF_iterations)*h, 'red');
        o = plot((1:KF_iterations)*T, predicted_opt_states(4*j - 1, 1:KF_iterations)*1609.344/3600, 'green');
        title(['Car ', int2str(j), ' : Velocity wrt Time']);    xlabel('Time [s]');    ylabel('V [m/s]');
        legend([p c o], 'Predicted', 'Corrected', 'Optimization', 'Location', 'Best');
    end
end

if(mode_output(8) == 1)
    if(num_of_cars > 1)
        i = i + 1;    figure(i);
        count = 0;
    
        if(num_of_cars > 3)        rows = num_of_cars*(num_of_cars - 1)/4;        cols = 2;
        else        rows = num_of_cars*(num_of_cars - 1)/2;        cols = 1;
        end
    
        % Plot Distance between Cars
        for j = 1:(num_of_cars - 1)
            for k = (j + 1):num_of_cars
                predicted_distance = sqrt(( predicted_states(5*j - 4, 1:KF_iterations) - predicted_states(5*k - 4, 1:KF_iterations) ).^2 + ( predicted_states(5*j - 3, 1:KF_iterations) - predicted_states(5*k - 3, 1:KF_iterations) ).^2);
                corrected_distance = sqrt(( corrected_states(5*j - 4, 1:KF_iterations) - corrected_states(5*k - 4, 1:KF_iterations) ).^2 + ( corrected_states(5*j - 3, 1:KF_iterations) - corrected_states(5*k - 3, 1:KF_iterations) ).^2);
                optimization = sqrt(( predicted_opt_states(4*j - 3, 1:KF_iterations) - predicted_opt_states(4*k - 3, 1:KF_iterations) ).^2 + ( predicted_opt_states(4*j - 2, 1:KF_iterations) - predicted_opt_states(4*k - 2, 1:KF_iterations) ).^2);
    
                count = count + 1;
                subplot(rows, cols, count);
                hold on;            grid;
                p = plot((1:KF_iterations)*T, predicted_distance(1:KF_iterations), 'blue');
                c = plot((1:KF_iterations)*T, corrected_distance(1:KF_iterations), 'red');
                o = plot((1:KF_iterations)*T, optimization(1:KF_iterations), 'green');
                collision = plot([0 KF_iterations*T], ( safe_distance(j) + safe_distance(k) )*[1 1], 'black');
                title(['Distance b/w Cars ', int2str(j), ' and ', int2str(k) ' wrt Time']);    xlabel('Time [s]');    ylabel('Distance [m]');
                legend([p c o collision], 'Predicted', 'Corrected', 'Optimization', 'Collision Threshold', 'Location', 'Best');
            end
        end
    end
end

if(mode_output(9) == 1)
    i = i + 1;    figure(i);
    
    % Plot Mass of Air in Intake Manifold
    for j = 1:num_of_cars
        subplot(num_of_cars, 1, j);        grid;    hold on;
        p = plot((1:KF_iterations)*T, predicted_states(5*j - 2, 1:KF_iterations), 'blue');
        c = plot((1:KF_iterations)*T, corrected_states(5*j - 2, 1:KF_iterations), 'red');
        title(['Car ', int2str(j), ' : Mass of Air in Intake Manifold wrt Time']);    xlabel('Time [s]');    ylabel('m_a [kg]');
        legend([p c], 'Predicted', 'Corrected', 'Location', 'Best');
    end
end

if(mode_output(10) == 1)
    i = i + 1;    figure(i);
    
    % Plot Engine Angular Velocity
    for j = 1:num_of_cars
        subplot(num_of_cars, 1, j);    grid;    hold on;
        p = plot((1:KF_iterations)*T, predicted_states(5*j - 1, 1:KF_iterations), 'blue');
        c = plot((1:KF_iterations)*T, corrected_states(5*j - 1, 1:KF_iterations), 'red');
        title(['Car ', int2str(j), ' : Engine Angular Velocity wrt Time']);    xlabel('Time [s]');    ylabel('\omega_e [rad/s]');
        legend([p c], 'Predicted', 'Corrected', 'Location', 'Best');
    end
end

if(mode_output(11) == 1)
    i = i + 1;    figure(i);
    
    % Plot Brake Torque
    for j = 1:num_of_cars
        subplot(num_of_cars, 1, j);    grid;    hold on;
        p = plot((1:KF_iterations)*T, predicted_states(5*j - 0, 1:KF_iterations), 'blue');
        c = plot((1:KF_iterations)*T, corrected_states(5*j - 0, 1:KF_iterations), 'red');
        title(['Car ', int2str(j), ' : Brake Torque wrt Time']);    xlabel('Time [s]');    ylabel('T_b [N*m]');
        legend([p c], 'Predicted', 'Corrected', 'Location', 'Best');
    end
end

if(mode_output(12) == 1)
    i = i + 1;    figure(i);
    
    for j = 1:num_of_cars        for k = 1:KF_iterations            gear_ratios(j, k) = find(Rg == gear_ratios(j, k));        end,    end
        
    % Plot Gear
    for j = 1:num_of_cars
        subplot(num_of_cars, 1, j);    grid;    hold on;
        p = plot((1:KF_iterations)*T, gear_ratios(j, 1:KF_iterations), 'red');
        title(['Car ', int2str(j), ' : Gear wrt Time']);    xlabel('Time [s]');    ylabel('Gear');
    end
end

toc

% Integration Results
(0:output_period:5*output_period)*T
predicted_states(3, 1:output_period:6*output_period)
predicted_states(4, 1:output_period:6*output_period) % Output results of we for 5 steps